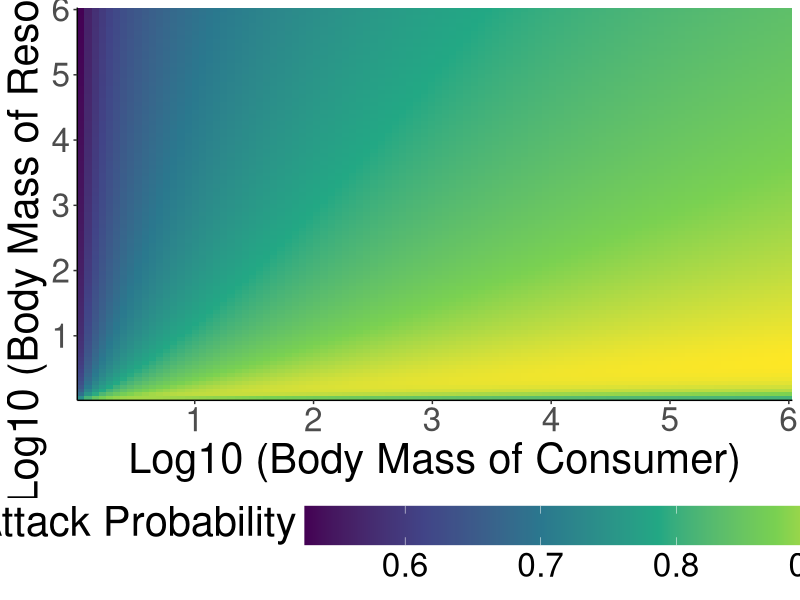
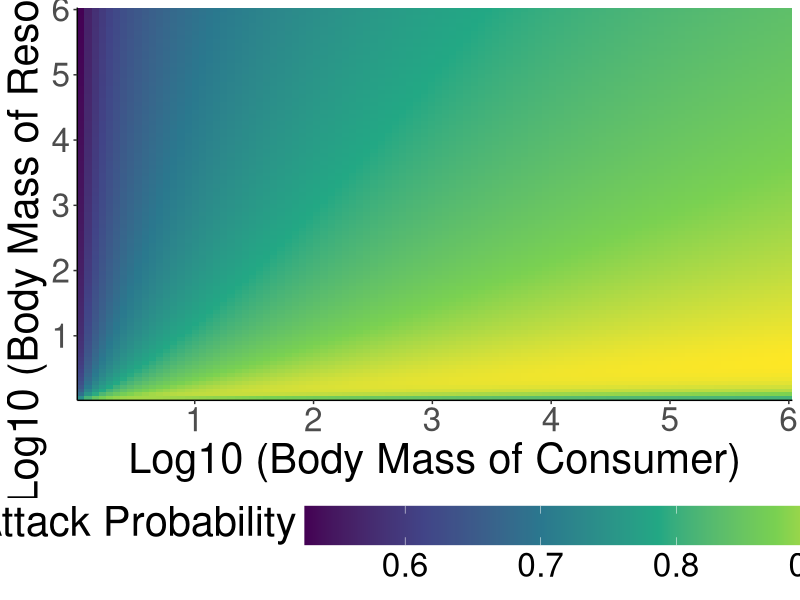

The R source for these figures, in order:
#######################################
## Plot attack probability changes with mass
#######################################

library(tidyverse)

gpath = "/home/ben/Documents/TangledMT/Paper/Figures/"
setwd(gpath)

Rp = 0.1

masses = seq(log10(1.1), log10(1000000), length.out = 100)
masses = expand.grid(masses, masses) %>%
    rename("mi" = 1, "mj" = 2)

calculateAttackProb = function(mi, mj) {

    Aij = (1/(1 + 0.25*(exp(1)^-(mj^0.33))))*(1/(1 + (log10(Rp*(mj/mi))^2)))^0.2

    return(Aij)

}

masses = masses %>% mutate(Aij = calculateAttackProb(mi, mj))

ggplot(masses, aes(mj,mi, fill = Aij)) +
    geom_raster() +
    theme_classic() +
    scale_fill_viridis_c() +
    labs(x = "Log10 (Body Mass of Consumer)", y = "Log10 (Body Mass of Resource)", fill = "Attack Probability") +
    theme(text = element_text(size = 30)) +
    scale_y_continuous(expand = c(0, 0)) +
    scale_x_continuous(expand = c(0, 0)) +
    theme(legend.position = "bottom",
    legend.key.size = unit(1, 'cm'), #change legend key size
    legend.key.height = unit(1, 'cm'), #change legend key height
    legend.key.width = unit(3, 'cm'),
    legend.title = element_text(vjust = 1))

ggsave(filename = "attackProbability.png", width = 10, height = 10)
